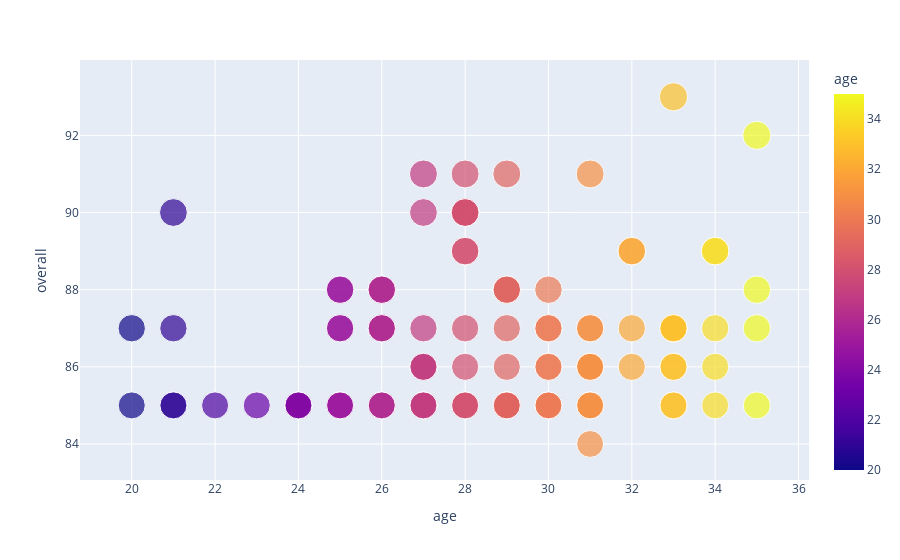

This figure's notebook cell:
### Markdown cell above
# Top Footballers in Fifa 21 Game

### Code cell
top_play=data[['short_name','overall','age','club_name']]
top_play.sort_values(by='overall',ascending=False,inplace=True)
top_100_play=top_play[:100]
fig=px.scatter(top_100_play,x='age',y='overall',color='age',size='overall',hover_data=['short_name','club_name'])
fig.show()

### Figure 1 — Plotly figure (JSON) as saved in the notebook; plotly's stock layout.template omitted (floating-point values rounded to 4 significant figures; data arrays with more than 128 entries replaced by an {"elided": "..."} marker saying what was removed)
{"data": [{"customdata": {"elided": "100x2 str values"}, "hovertemplate": "age=%{marker.color}<br>overall=%{marker.size}<br>short_name=%{customdata[0]}<br>club_name=%{customdata[1]}<extra></extra>", "legendgroup": "", "marker": {"color": [33, 35, 27, 31, 28, 29, 27, 28, 28, 28, 28, 21, 28, 32, 34, 32, 34, 28, 35, 29, 29, 29, 30, 26, 26, 26, 25, 25, 34, 28, 27, 29, 33, 30, 31, 31, 32, 30, 33, 20, 35, 25, 26, 26, 26, 25, 21, 33, 31, 33, 28, 30, 31, 30, 29, 31, 33, 32, 27, 27, 27, 34, 31, 35, 33, 30, 29, 34, 31, 30, 28, 30, 29, 31, 29, 28, 29, 29, 27, 27, 33, 27, 25, 27, 21, 20, 22, 24, 26, 25, 23, 25, 21, 26, 24, 24, 28, 24, 26, 31], "coloraxis": "coloraxis", "size": [93, 92, 91, 91, 91, 91, 90, 90, 90, 90, 90, 90, 89, 89, 89, 89, 89, 89, 88, 88, 88, 88, 88, 88, 88, 88, 88, 88, 87, 87, 87, 87, 87, 87, 87, 87, 87, 87, 87, 87, 87, 87, 87, 87, 87, 87, 87, 87, 86, 86, 86, 86, 86, 86, 86, 86, 86, 86, 86, 86, 86, 86, 85, 85, 85, 85, 85, 85, 85, 85, 85, 85, 85, 85, 85, 85, 85, 85, 85, 85, 85, 85, 85, 85, 85, 85, 85, 85, 85, 85, 85, 85, 85, 85, 85, 85, 85, 85, 85, 84], "sizemode": "area", "sizeref": 0.2325, "symbol": "circle"}, "mode": "markers", "name": "", "orientation": "v", "showlegend": false, "type": "scatter", "x": [33, 35, 27, 31, 28, 29, 27, 28, 28, 28, 28, 21, 28, 32, 34, 32, 34, 28, 35, 29, 29, 29, 30, 26, 26, 26, 25, 25, 34, 28, 27, 29, 33, 30, 31, 31, 32, 30, 33, 20, 35, 25, 26, 26, 26, 25, 21, 33, 31, 33, 28, 30, 31, 30, 29, 31, 33, 32, 27, 27, 27, 34, 31, 35, 33, 30, 29, 34, 31, 30, 28, 30, 29, 31, 29, 28, 29, 29, 27, 27, 33, 27, 25, 27, 21, 20, 22, 24, 26, 25, 23, 25, 21, 26, 24, 24, 28, 24, 26, 31], "xaxis": "x", "y": [93, 92, 91, 91, 91, 91, 90, 90, 90, 90, 90, 90, 89, 89, 89, 89, 89, 89, 88, 88, 88, 88, 88, 88, 88, 88, 88, 88, 87, 87, 87, 87, 87, 87, 87, 87, 87, 87, 87, 87, 87, 87, 87, 87, 87, 87, 87, 87, 86, 86, 86, 86, 86, 86, 86, 86, 86, 86, 86, 86, 86, 86, 85, 85, 85, 85, 85, 85, 85, 85, 85, 85, 85, 85, 85, 85, 85, 85, 85, 85, 85, 85, 85, 85, 85, 85, 85, 85, 85, 85, 85, 85, 85, 85, 85, 85, 85, 85, 85, 84], "yaxis": "y"}], "layout": {"coloraxis": {"colorbar": {"title": {"text": "age"}}, "colorscale": [[0, "#0d0887"], [0.1111, "#46039f"], [0.2222, "#7201a8"], [0.3333, "#9c179e"], [0.4444, "#bd3786"], [0.5556, "#d8576b"], [0.6667, "#ed7953"], [0.7778, "#fb9f3a"], [0.8889, "#fdca26"], [1, "#f0f921"]]}, "legend": {"itemsizing": "constant", "tracegroupgap": 0}, "margin": {"t": 60}, "xaxis": {"anchor": "y", "domain": [0, 1], "title": {"text": "age"}}, "yaxis": {"anchor": "x", "domain": [0, 1], "title": {"text": "overall"}}}}
